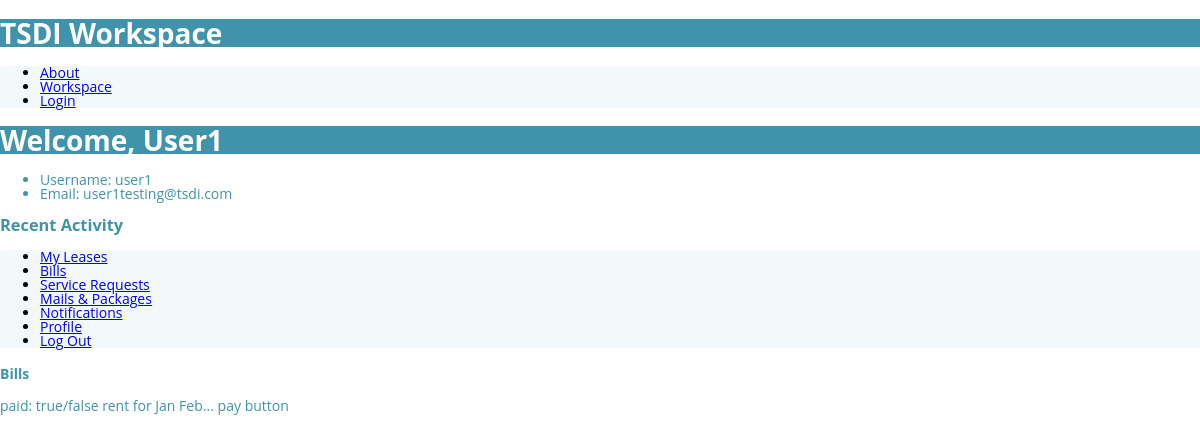
The app's page /bills (signed in), older data.
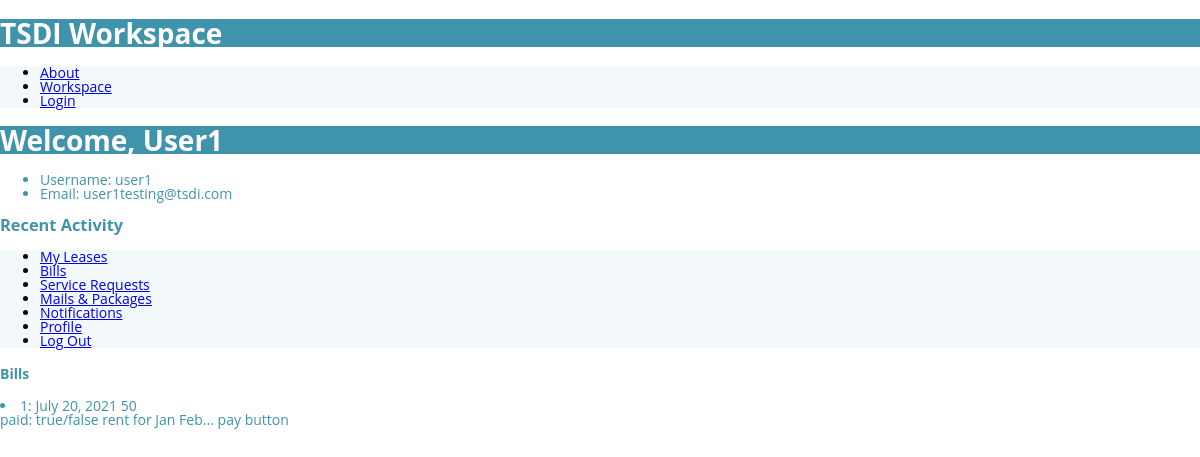
The same page, newer data.
### main/models.py (models this page shows, shortened)
class Bill(models.Model):
    lessee = models.ForeignKey(settings.AUTH_USER_MODEL, on_delete=models.SET_NULL, null=True)
    dueDate = models.DateField()
    amount = models.IntegerField()

### main/views.py (the view)
# urls.py: path("bills", views.bills, name="bills"),
def bills(request):
    if not request.user.is_authenticated:
        return HttpResponseRedirect(reverse("login"))
    return render(request, "main/bills.html", {
        "bills": Bill.objects.filter(lessee=request.user)
    })

### main/templates/main/bills.html
{% extends "main/portal.html" %}
{% block sideMenuContent %}
    <h4>Bills</h4>
    {% for bill in bills %}
        <li>{{ bill.id }}: {{ bill.dueDate }} {{ bill.amount }}</li>
    {% endfor %}
    paid: true/false
    rent for Jan Feb...
    pay button
{% endblock %}

Row changes from the older to the newer data that the page shows:
added Bill: id "1", dueDate "July 20, 2021", amount "50"
